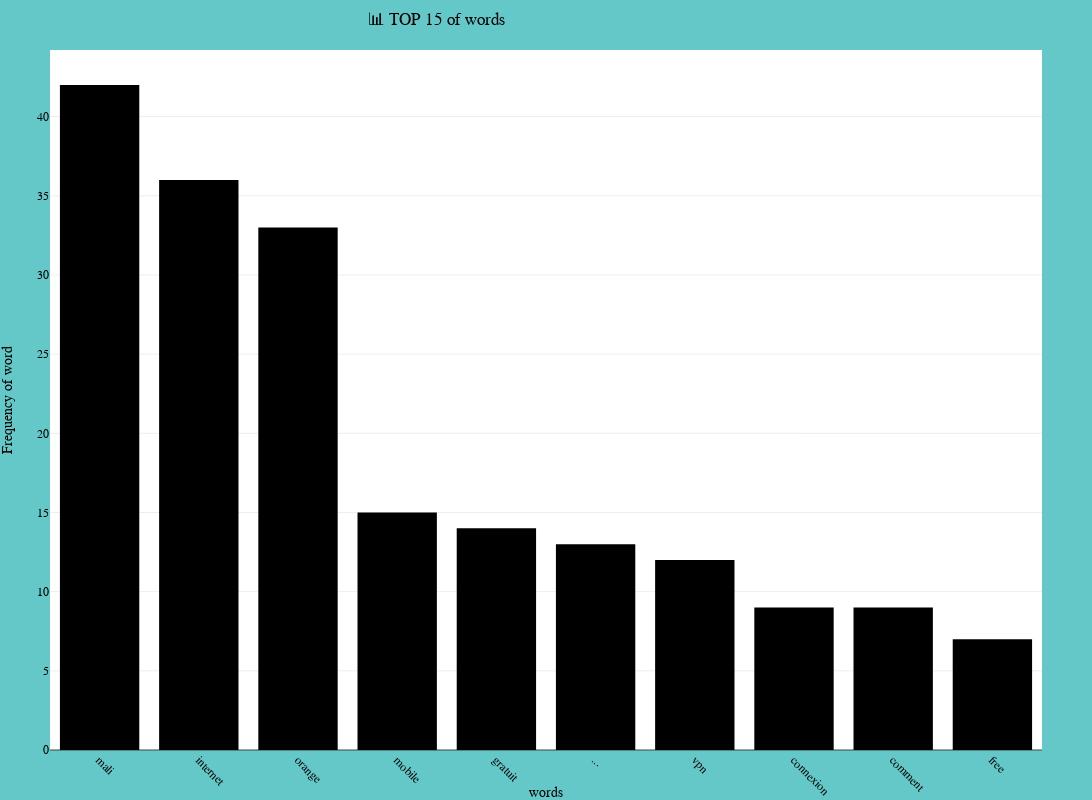

Notebook source saved alongside this figure:
### Code cell
fig = px.bar(goog_process, x = 'word', y = 'count', 
width=1400, height=800 )
fig.update_layout(
xaxis_title='words',
yaxis_title='Frequency of word',
plot_bgcolor='white',  # Transparent plot background
paper_bgcolor='rgb(100,200,200)',  # White background
font=dict(family='Arial', size=12, color='black'),  # Font style
margin=dict(l=50, r=50, t=50, b=50),  # Setting margins
xaxis=dict(tickangle=45),  # Rotating x-axis labels
yaxis=dict(tickformat=',d'),  # Adding comma to y-axis labels for thousands separator, 
title = '📊 TOP 15 of words',
title_x = 0.4
)

### Figure 1 — Plotly figure (JSON) as saved in the notebook; plotly's stock layout.template omitted (floating-point values rounded to 4 significant figures)
{"data": [{"alignmentgroup": "True", "hovertemplate": "word=%{x}<br>count=%{y}<extra></extra>", "legendgroup": "", "marker": {"color": "#000001", "pattern": {"shape": ""}}, "name": "", "offsetgroup": "", "orientation": "v", "showlegend": false, "textposition": "auto", "type": "bar", "x": ["mali", "internet", "orange", "mobile", "gratuit", "...", "vpn", "connexion", "comment", "free"], "xaxis": "x", "y": [42, 36, 33, 15, 14, 13, 12, 9, 9, 7], "yaxis": "y"}], "layout": {"barmode": "relative", "font": {"color": "black", "family": "Arial", "size": 12}, "height": 800, "legend": {"tracegroupgap": 0}, "margin": {"b": 50, "l": 50, "r": 50, "t": 50}, "paper_bgcolor": "rgb(100,200,200)", "plot_bgcolor": "white", "title": {"text": "📊 TOP 15 of words", "x": 0.4}, "width": 1400, "xaxis": {"anchor": "y", "domain": [0, 1], "tickangle": 45, "title": {"text": "words"}}, "yaxis": {"anchor": "x", "domain": [0, 1], "tickformat": ",d", "title": {"text": "Frequency of word"}}}}
